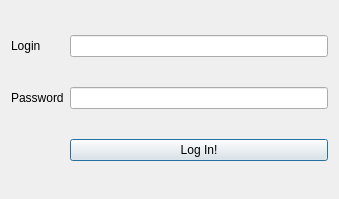
<?xml version="1.0" encoding="UTF-8"?>
<ui version="4.0">
 <class>AuthWindow</class>
 <widget class="QDialog" name="AuthWindow">
  <property name="geometry">
   <rect>
    <x>0</x>
    <y>0</y>
    <width>339</width>
    <height>199</height>
   </rect>
  </property>
  <property name="maximumSize">
   <size>
    <width>339</width>
    <height>199</height>
   </size>
  </property>
  <property name="windowTitle">
   <string>Dialog</string>
  </property>
  <layout class="QGridLayout" name="gridLayout_2">
   <item row="0" column="0">
    <widget class="QLabel" name="label">
     <property name="text">
      <string>Login</string>
     </property>
    </widget>
   </item>
   <item row="0" column="1">
    <widget class="QLineEdit" name="line_login"/>
   </item>
   <item row="1" column="0">
    <widget class="QLabel" name="label_2">
     <property name="text">
      <string>Password</string>
     </property>
    </widget>
   </item>
   <item row="1" column="1">
    <widget class="QLineEdit" name="line_password"/>
   </item>
   <item row="2" column="1">
    <widget class="QPushButton" name="pushButton">
     <property name="text">
      <string>Log In!</string>
     </property>
    </widget>
   </item>
  </layout>
 </widget>
 <resources/>
 <connections/>
</ui>
